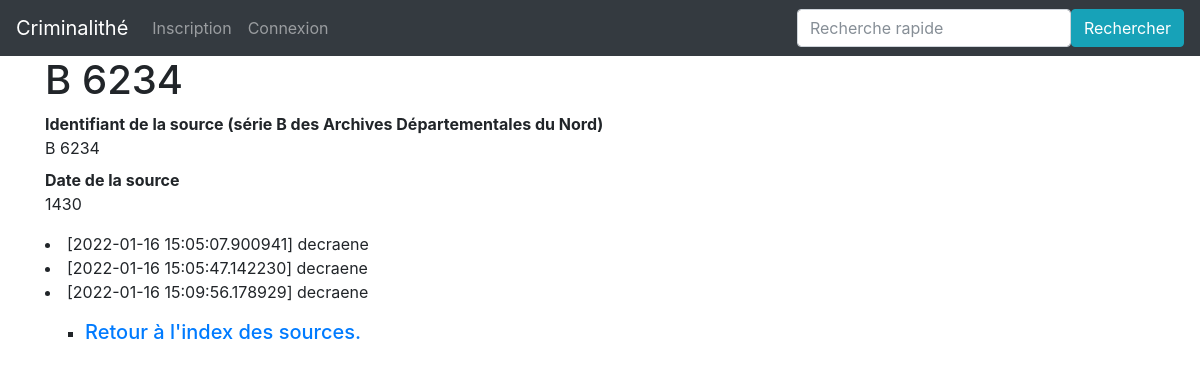
/source/6234, run on an earlier commit of the app's database.
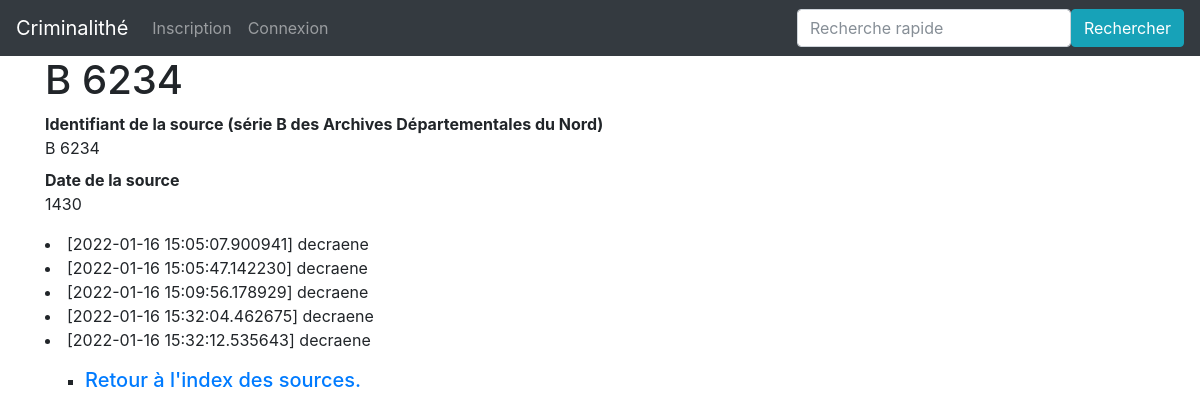
And on a later commit of the database.
### app/modeles/donnees.py (models this page shows)
class Source(db.Model):
    source_id = db.Column(db.Integer, primary_key=True, unique=True, nullable=False, autoincrement=True)
    source_date = db.Column(db.Integer)
    authorships = db.relationship("Authorship", back_populates="source")

class Authorship(db.Model):
    __tablename__= "authorship"
    authorship_id = db.Column(db.Integer, nullable=True, autoincrement=True, primary_key=True)
    authorship_amendes_id = db.Column(db.Integer, db.ForeignKey("amendes.amendes_id"))
    authorship_user_id = db.Column(db.Integer, db.ForeignKey("user.user_id"))
    authorship_date = db.Column(db.DateTime, default=datetime.datetime.utcnow)
    authorship_personnes_id = db.Column(db.Integer, db.ForeignKey("personnes.personnes_id"))
    authorship_source_id = db.Column(db.Integer, db.ForeignKey("source.source_id"))
    user = db.relationship("User", back_populates="authorships")
    amende = db.relationship("Amendes", back_populates="authorships")
    personne = db.relationship("Personnes", back_populates="authorships")
    source = db.relationship("Source", back_populates="authorships")

### app/modeles/utilisateurs.py (models this page shows, shortened)
class User(UserMixin, db.Model):
    user_id = db.Column(db.Integer, primary_key=True)
    user_nom = db.Column(db.Text)
    user_login = db.Column(db.Text)
    user_email = db.Column(db.Text)
    user_password = db.Column(db.Text)
    authorships = db.relationship("Authorship", back_populates="user")

### app/routes/__init__.py (the view)
@app.route("/source/<int:source_id>")
def source(source_id):
    source_unique = Source.query.filter(Source.source_id==source_id).first()
    return render_template("pages/source.html", source=source_unique)

### app/templates/pages/source.html (shortened to what this page needs)
{% extends "conteneur.html" %}
{% block corps %}
<h1> B {{source.source_id}}</h1>
<dl>
    <dt>Identifiant de la source (série B des Archives Départementales du Nord) </dt><dd>B {{source.source_id}}</dd>
    <dt>Date de la source </dt><dd>{{source.source_date}}</dd>
</dl>
    <dt>
        <dd>
            {% for modification in source.authorships %}
            <li>[{{modification.authorship_date}}] {{modification.user.user_nom}}</li>
            {% endfor %}
        </dd>
    </dt>
<p>
    <ul type="square">
        <li><h5><a href="{{url_for('index_sources')}}">Retour à l'index des sources.</a></h5></li>
    </ul>
</p>
{% endblock %}

### app/templates/conteneur.html (shortened to what this page needs)
<!DOCTYPE html>
<html>
    <head>
        {% include "partials/css.html" %}
    </head>
    <body>
      <nav class="navbar navbar-expand-md navbar-dark bg-dark justify-content-between">
        <a class="navbar-brand" href="{{ url_for('accueil') }}">Criminalithé</a>
        <ul class="navbar-nav mr-auto">
            {% if not current_user.is_authenticated %}
              <li class="nav-item">
                <a class="nav-link" href="{{url_for("inscription")}}">Inscription</a>
              </li>
              <li class="nav-item">
                <a class="nav-link" href="{{url_for("connexion")}}">Connexion</a>
              </li>
            {% else %}
              <li class="nav-item">
                <a class="nav-link" href="{{url_for("deconnexion")}}">Déconnexion ({{current_user.user_nom}})</a>
              </li>
            {% endif %}
        </ul>
        <form class="form-inline" action="{{url_for("recherche")}}" method="GET">
          <input class="form-control" name="keyword" type="search" placeholder="Recherche rapide" aria-label="Recherche">
          <button class="btn btn-info" type="submit">Rechercher</button>
        </form>
      </nav>
       <div class="container">
        <div class="row">
            <div class="col">
            {% block corps %}{% endblock %}
            </div>
        </div>
      </div>
    </body>
</html>

### app/templates/partials/css.html
<link rel="stylesheet" href="{{ url_for('static', filename='css/bootstrap.css')}}">

What changed in the data, as far as the page shows it:
added Authorship: authorship_date "2022-01-16 15:32:04.462675", user.user_nom "decraene"
added Authorship: authorship_date "2022-01-16 15:32:12.535643", user.user_nom "decraene"
